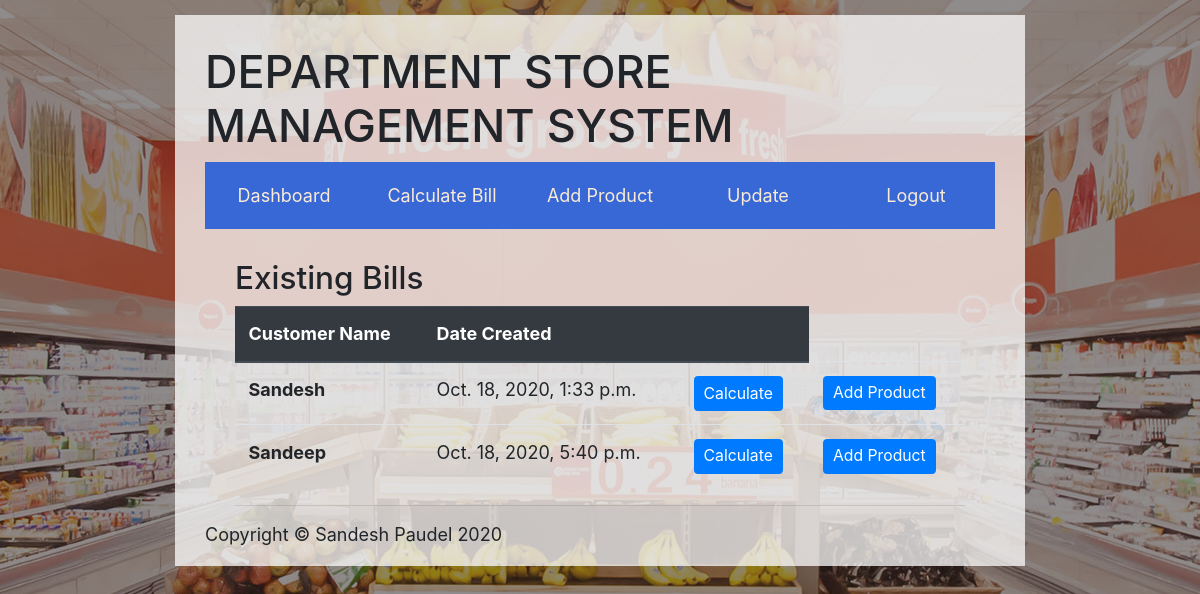
Page /existing-bills/ (signed in) on the earlier database version.
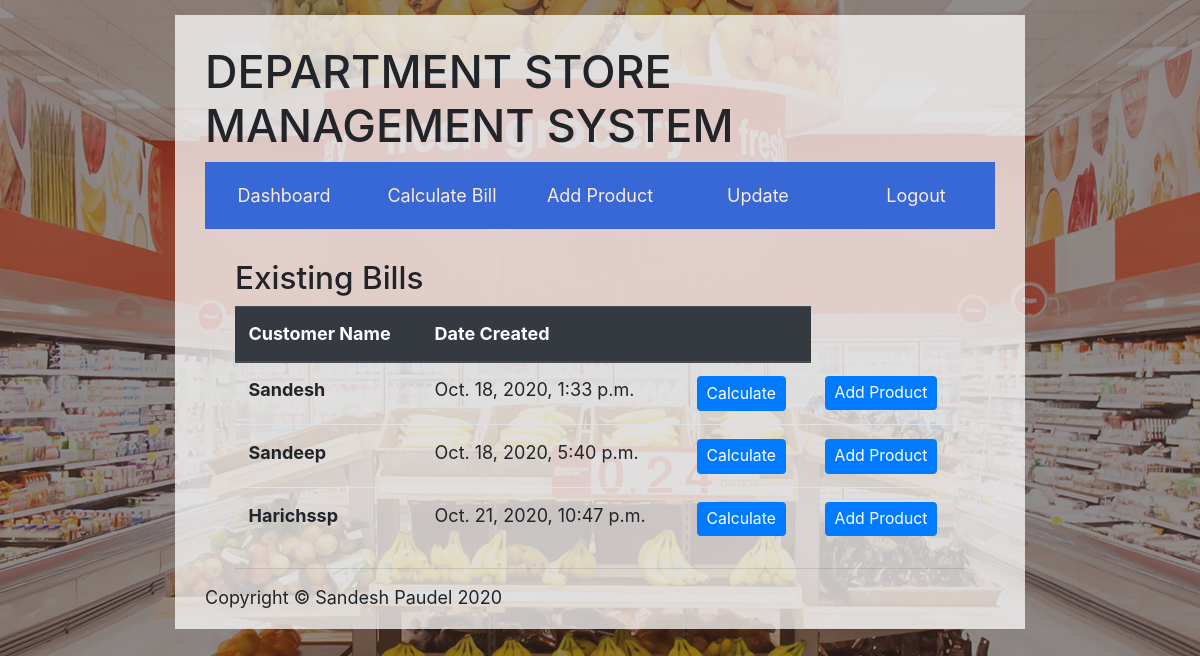
Same page on the later database version.
### store/models.py (models this page shows, shortened)
class Bill(models.Model):
    customer_name = models.CharField(max_length=255)
    date_created = models.DateTimeField(auto_now=True, blank=True)

### store/views.py (the view)
# urls.py: path('existing-bills/', views.existing_bills, name="existing-bills"),
@login_required(login_url="/account/login")
def existing_bills(request):
    allBills = Bill.objects.all()
    context = {'bills':allBills}
    return render(request, 'existing-bill.html', context)

### templates/existing-bill.html
{% extends 'base.html' %}
{% block content %}
<div class="content">
  <h3>Existing Bills</h3>
  <table class="table">
    <thead class="thead-dark">
      <tr>
        <th scope="col">Customer Name</th>
        <th scope="col">Date Created</th>
        <th scope="col"></th>
      </tr>
    </thead>
    <tbody>
        {% for bill in bills%}
      <tr>
        <th scope="row">{{bill.customer_name}}</th>
        <td>{{bill.date_created}}</td>
        <td><a class="btn btn-primary btn-sm" href="/final-bill/{{bill.id}}">Calculate</a></td>
        <td><a class="btn btn-primary btn-sm" href="/add-product-to-bill">Add Product</a></td>
      </tr>
      {% endfor %}
    </tbody>
  </table>
  <hr>
</div>
{% endblock %}

Differences in the rows shown:
added Bill: customer_name "Harichssp", date_created "Oct. 21, 2020, 10:47 p.m."
